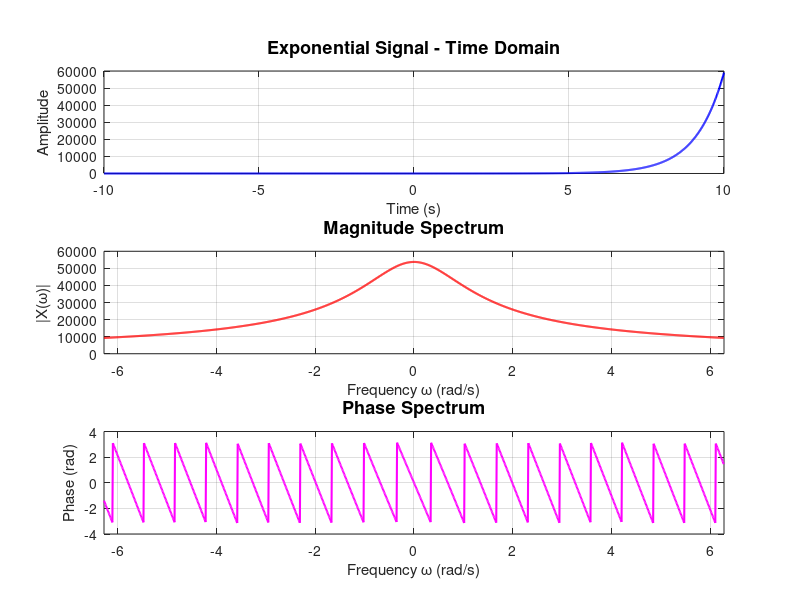

This chart was generated by the following MATLAB code: (Note: this script raises an error after producing the figure.)

clc;
clear;
close all;

% Time and frequency vectors
t = -10:0.01:10;
w = -2*pi:0.01:2*pi;

% Define signals
signals = {
    3.^t,   'Exponential Signal';
    sin(t), 'Sinewave';
    t.^2,   'Parabolic Wave'
    };

for i = 1:size(signals,1)

    x_t = signals{i,1};
    sig_title = signals{i,2};

    % Numerical Fourier Transform
    X_w = trapz(t, ...
        x_t(:).*exp(-1j*(t(:)*w)), 1);

    X_mag = abs(X_w);
    X_phase = angle(X_w);

    % Separate figure for each signal
    figure('Name',sig_title,...
        'NumberTitle','off',...
        'Color','k',...
        'Position',[100 50 1100 850]);

    % 1. Time Domain
    subplot(3,1,1);
    plot(t,x_t,'b','LineWidth',1.5);
    title([sig_title ' - Time Domain'],...
        'FontSize',13,'FontWeight','bold');
    xlabel('Time (s)');
    ylabel('Amplitude');
    grid on;
    xlim([-10 10]);

    % 2. Magnitude Spectrum
    subplot(3,1,2);
    plot(w,X_mag,'r','LineWidth',1.5);
    title('Magnitude Spectrum',...
        'FontSize',13,'FontWeight','bold');
    xlabel('Frequency \omega (rad/s)');
    ylabel('|X(\omega)|');
    grid on;
    xlim([-2*pi 2*pi]);

    % 3. Phase Spectrum
    subplot(3,1,3);
    plot(w,X_phase,'m','LineWidth',1.5);
    title('Phase Spectrum',...
        'FontSize',13,'FontWeight','bold');
    xlabel('Frequency \omega (rad/s)');
    ylabel('Phase (rad)');
    grid on;
    xlim([-2*pi 2*pi]);

    sgtitle(['Fourier Transform of ' sig_title],...
        'FontSize',16,'FontWeight','bold');
end
